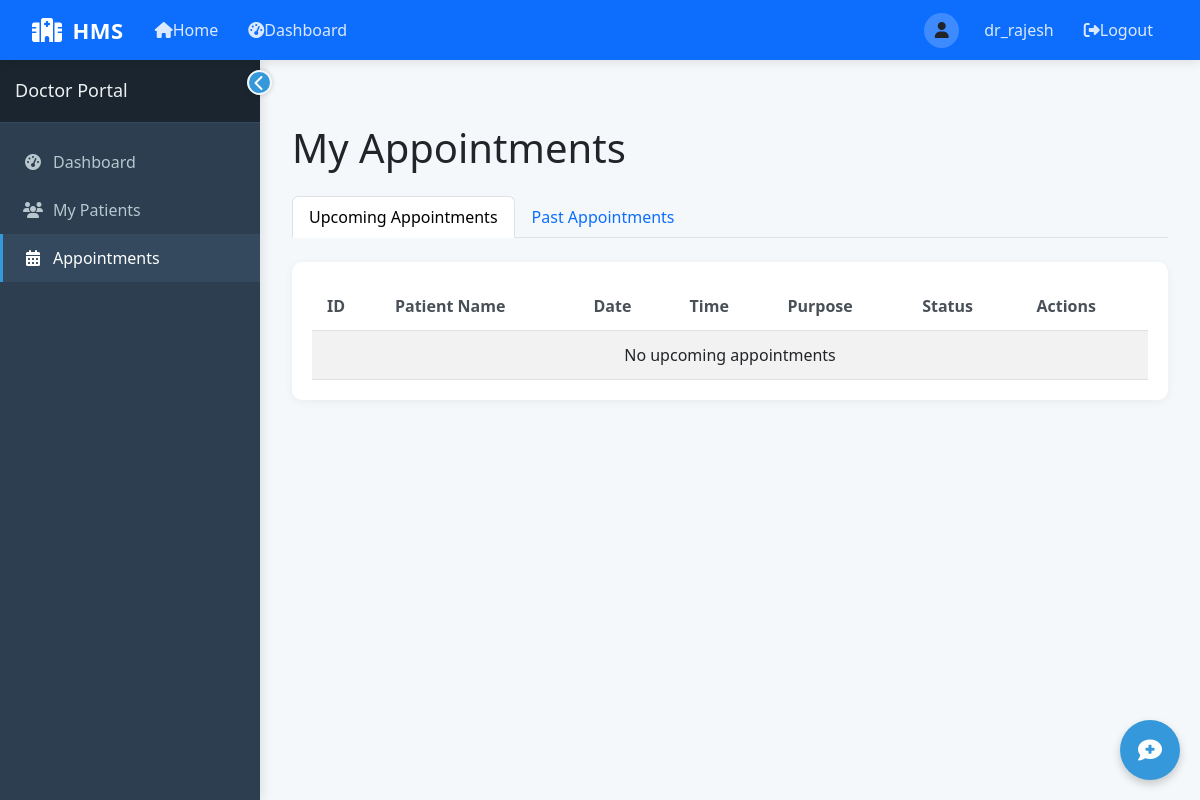
Page /doctor/appointments (signed in) on the earlier database version.
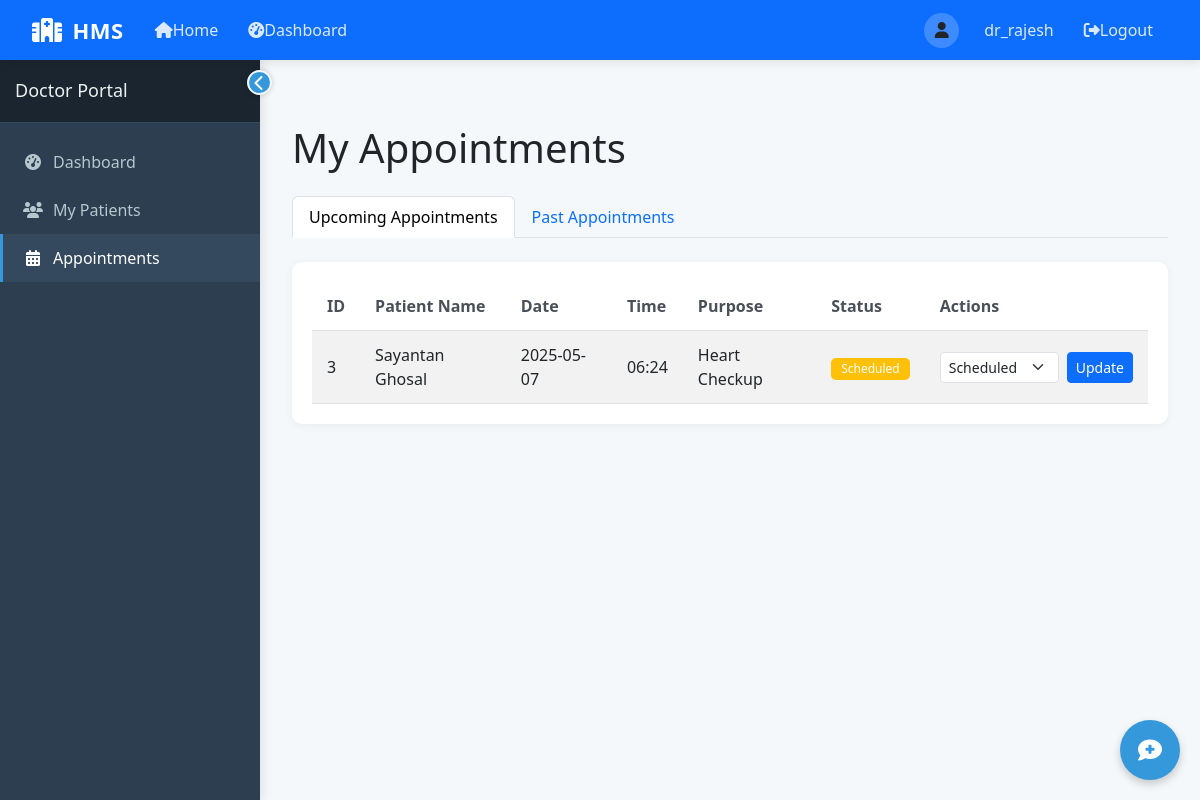
Same page on the later database version.
### tables this page shows
CREATE TABLE Appointment (
            AppointmentID INTEGER PRIMARY KEY AUTOINCREMENT,
            PatientID INTEGER NOT NULL,
            DoctorID INTEGER NOT NULL,
            Date DATE NOT NULL,
            Time TEXT NOT NULL,
            Status TEXT DEFAULT 'Scheduled' CHECK (Status IN ('Scheduled', 'Completed', 'Cancelled')),
            Purpose TEXT,
            FOREIGN KEY (PatientID) REFERENCES Patient(PatientID),
            FOREIGN KEY (DoctorID) REFERENCES Doctor(DoctorID)
        );

CREATE TABLE Patient (
            PatientID INTEGER PRIMARY KEY AUTOINCREMENT,
            Name TEXT NOT NULL,
            Age INTEGER CHECK (Age > 0),
            Gender TEXT CHECK (Gender IN ('Male', 'Female', 'Other')),
            Password TEXT NOT NULL,
            ContactNumber TEXT,
            Email TEXT,
            Address TEXT,
            MedicalHistory TEXT,
            BloodGroup TEXT,
            AssignedDoctorID INTEGER,
            RegistrationDate DATE DEFAULT CURRENT_DATE,
            FOREIGN KEY (AssignedDoctorID) REFERENCES Doctor(DoctorID)
        );

### app.py (the view)
@app.route('/doctor/appointments')
def doctor_appointments():
    if 'user_id' not in session or session['user_type'] != 'doctor':
        return redirect(url_for('login'))
    doctor_id = session['user_id']
    current_date = datetime.now().strftime('%Y-%m-%d')  # Add current date
    conn = get_db_connection()
    upcoming = conn.execute('''
    SELECT a.*, p.Name as PatientName
    FROM Appointment a
    JOIN Patient p ON a.PatientID = p.PatientID
    WHERE a.DoctorID = ? AND a.Status = 'Scheduled' AND a.Date >= date('now')
    ORDER BY a.Date, a.Time
    ''', (doctor_id,)).fetchall()
    past = conn.execute('''
    SELECT a.*, p.Name as PatientName
    FROM Appointment a
    JOIN Patient p ON a.PatientID = p.PatientID
    WHERE a.DoctorID = ? AND (a.Status != 'Scheduled' OR a.Date < date('now'))
    ORDER BY a.Date DESC, a.Time
    ''', (doctor_id,)).fetchall()
    conn.close()
    return render_template('doctor/appointments.html',
                          upcoming=upcoming,
                          past=past,
                          current_date=current_date)  # Add current_date here

### app.py (called while the page is built)
def get_db_connection():
    conn = sqlite3.connect(DB_PATH)
    conn.row_factory = sqlite3.Row
    return conn

### templates/doctor/appointments.html (shortened to what this page needs)
{% extends "layout.html" %}
{% block content %}
<div class="container-fluid py-4">
    <h1 class="mb-4">My Appointments</h1>
    <ul class="nav nav-tabs mb-4" id="appointmentTabs" role="tablist">
        <li class="nav-item" role="presentation">
            <button class="nav-link active" id="upcoming-tab" data-bs-toggle="tab" data-bs-target="#upcoming" type="button" role="tab" aria-controls="upcoming" aria-selected="true">Upcoming Appointments</button>
        </li>
        <li class="nav-item" role="presentation">
            <button class="nav-link" id="past-tab" data-bs-toggle="tab" data-bs-target="#past" type="button" role="tab" aria-controls="past" aria-selected="false">Past Appointments</button>
        </li>
    </ul>
    <div class="tab-content" id="appointmentTabsContent">
        <div class="tab-pane fade show active" id="upcoming" role="tabpanel" aria-labelledby="upcoming-tab">
            <div class="card">
                <div class="card-body">
                    <div class="table-responsive">
                        <table class="table table-striped">
                            <thead>
                                <tr>
                                    <th>ID</th>
                                    <th>Patient Name</th>
                                    <th>Date</th>
                                    <th>Time</th>
                                    <th>Purpose</th>
                                    <th>Status</th>
                                    <th>Actions</th>
                                </tr>
                            </thead>
                            <tbody>
                                {% for appointment in upcoming %}
                                <tr>
                                    <td>{{ appointment.AppointmentID }}</td>
                                    <td>{{ appointment.PatientName }}</td>
                                    <td>{{ appointment.Date }}</td>
                                    <td>{{ appointment.Time }}</td>
                                    <td>{{ appointment.Purpose }}</td>
                                    <td>
                                        <span class="badge {% if appointment.Status == 'Scheduled' %}bg-warning{% elif appointment.Status == 'Completed' %}bg-success{% else %}bg-danger{% endif %}">
                                            {{ appointment.Status }}
                                        </span>
                                    </td>
                                    <td>
                                        <form method="post" action="{{ url_for('doctor_update_appointment', appointment_id=appointment.AppointmentID) }}" class="d-flex align-items-center">
                                            <select class="form-select form-select-sm me-2" name="status" style="width: auto;">
                                                <option value="Scheduled" {% if appointment.Status == 'Scheduled' %}selected{% endif %}>Scheduled</option>
                                            </select>
                                            <button type="submit" class="btn btn-sm btn-primary">Update</button>
                                        </form>
                                    </td>
                                </tr>
                                {% else %}
                                <tr>
                                    <td colspan="7" class="text-center">No upcoming appointments</td>
                                </tr>
                                {% endfor %}
                            </tbody>
                        </table>
                    </div>
                </div>
            </div>
        </div>
    </div>
</div>
{% endblock %}

Differences in the rows shown:
added Appointment: AppointmentID "3", PatientName "Sayantan Ghosal", Date "2025-05-07", Time "06:24", Purpose "Heart Checkup", Status "Scheduled", status "Scheduled"
Other differences:
text no longer shown: "No upcoming appointments"
